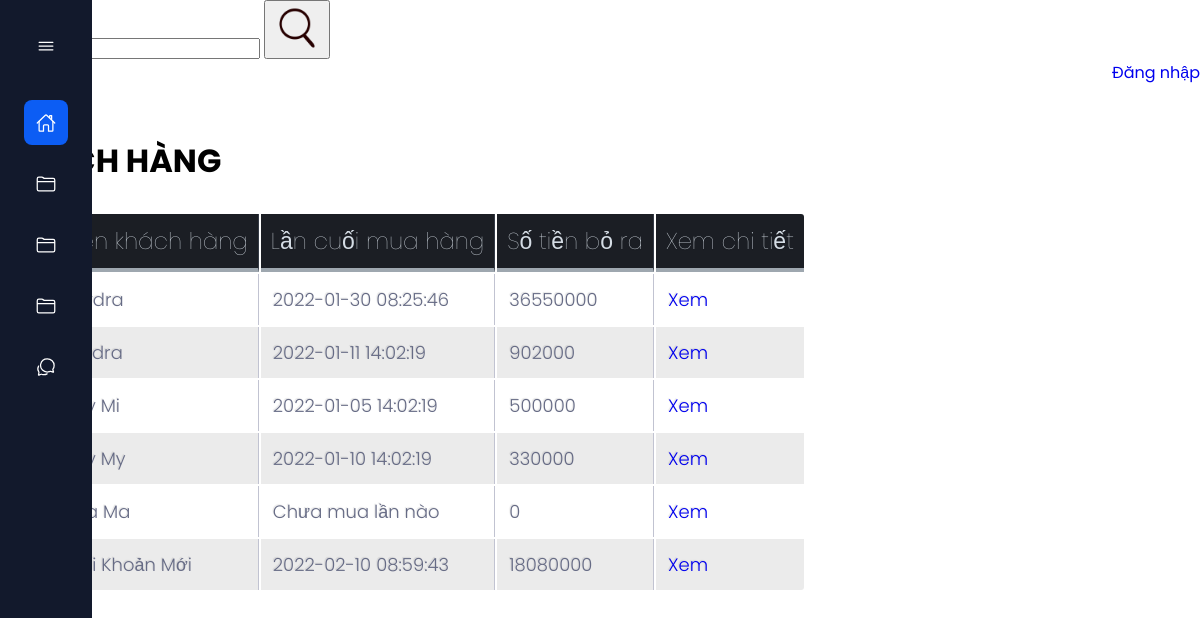
/admin/customers/index.php (signed in), run on the app's committed database.
### tables this page shows
CREATE TABLE `customers` (
  `id` int NOT NULL,
  `name` varchar(200) NOT NULL,
  `gender` varchar(200) NOT NULL,
  `dob` date NOT NULL,
  `email` varchar(200) NOT NULL,
  `password` varchar(200) NOT NULL,
  `token` varchar(200) DEFAULT NULL
);

### admin/customers/index.php (the view, shortened to what this page needs)
<!DOCTYPE html>
<html>
<head>
	<link rel="stylesheet" href="../index3.css">
	<link rel="stylesheet" href="../style_validate1.css">
	<link rel="stylesheet" type="text/css" href="../style_table.css">
</head>
<?php require '../connect_database.php';
if ( empty($_GET['index_page']) ) {
	$index_page = 1;
} else {
	$index_page = $_GET['index_page'];
}
$sql_count_customers = "SELECT count(*) FROM customers";
$count_customers = mysqli_fetch_array(mysqli_query($connect_database, $sql_count_customers))['count(*)'];
$customers_per_page = 14;
$pages = ceil($count_customers / $customers_per_page);
$customers_skipped = ( $index_page - 1) * $customers_per_page;
$sql_select_customers = "
	SELECT customers.id as 'id', customers.name as 'name', IFNULL(sum(receipts.total),0) as 'money', IFNULL(MAX(receipts.order_time), 'Chưa mua lần nào') as 'last_time'
	FROM receipts
	RIGHT JOIN customers ON receipts.customer_id = customers.id
	GROUP BY customers.id
	LIMIT $customers_per_page
	OFFSET $customers_skipped
";
$query_sql_select_customers = mysqli_query($connect_database, $sql_select_customers);
?>
<body>
<?php require '../menu.php'; ?>
<div class="top">
	<div class = "search">
		<form class = "form_search">
			<input type="search" name="search" value = "<?php echo $content_search ?>">
			<button>
				<img src="../style/style_image/icon_search.png" width="50px">
			</button>
		</form>
	</div>
	<div class = "login">
		<a class = "login" href="https://google.com">Đăng nhập</a>
	</div>
</div>
<div class = "bot">
	<div class = "header">
		<h1 class = "header" >KHÁCH HÀNG</h1>
	</div>
	<br>
	<?php require '../validate.php' ?>
	<table class = "table">
		<tr>
			<th>Mã</th>
			<th>Tên khách hàng</th>
			<th>Lần cuối mua hàng</th>
			<th>Số tiền bỏ ra</th>
			<th>Xem chi tiết</th>
		</tr>
		<?php foreach ($query_sql_select_customers as $each_customer) { ?>
		<tr>
			<td><?php echo $each_customer['id'] ?></td>
			<td><?php echo $each_customer['name'] ?></td>
			<td><?php echo $each_customer['last_time'] ?></td>
			<td><?php echo $each_customer['money'] ?></td>
			<td>
				<a href="detail_customer.php?id=<?php echo $each_customer['id'] ?>">Xem</a>
			</td>
		</tr>
		<?php } ?>
	</table>
	<?php for ( $i = 1; $i <= $pages; $i++) {  ?>
		<a href="?index_page=<?php echo $i ?>"><?php echo $i ?></a>
	<?php } ?>
</div>
</body>
</html>

### admin/index3.css (style rules this page uses)
body { padding: 0px; margin: 0px; }
.search { display: flex; justify-content: flex-start; }
.login { display: flex; justify-content: flex-end; }
.header { margin-top: 25px; background-color: white; padding: 1px; }

### admin/style_table.css (style rules this page uses)
th { color:#D5DDE5;; background:#1b1e24; border-bottom:4px solid #9ea7af; border-right: 1px solid #343a45; font-size:23px; font-weight: 100; padding:10px; text-align:left; text-shadow: 0 1px 1px rgba(0, 0, 0, 0.1); vertical-align:middle; }
th:first-child { border-top-left-radius:3px; }
th:last-child { border-top-right-radius:3px; border-right:none; }
tr { border-top: 1px solid #C1C3D1; border-bottom-: 1px solid #C1C3D1; color:#666B85; font-size:16px; font-weight:normal; text-shadow: 0 1px 1px rgba(256, 256, 256, 0.1); }
tr:first-child { border-top:none; }
tr:last-child { border-bottom:none; }
tr:nth-child(odd) td { background:#EBEBEB; }
tr:last-child td:first-child { border-bottom-left-radius:3px; }
tr:last-child td:last-child { border-bottom-right-radius:3px; }
td { background:#FFFFFF; padding:12px; text-align:left; vertical-align:middle; font-weight:300; font-size:18px; text-shadow: -1px -1px 1px rgba(0, 0, 0, 0.1); border-right: 1px solid #C1C3D1; }
td:last-child { border-right: 0px; }

### admin/style_menu.css (style rules this page uses)
:root { --nav-width: 92px; --first-color: #0C5DF4; --bg-color: #12192C; --sub-color: #B6CEFC; --white-color: #FFF; --body-font: 'Poppins', sans-serif; --normal-font-size: 1rem; --small-font-size: .875rem; --z-fixed: 100; }
*,::before,::after { box-sizing: border-box; }
body { position: relative; margin: 0; padding: 2rem 0 0 6.75rem; font-family: var(--body-font); font-size: var(--normal-font-size); transition: .5s; }
h1 { margin: 0; }
a { text-decoration: none; }

### admin/index1.css (style rules this page uses)
body { padding: 0px; margin: 0px; }
.search { display: flex; justify-content: flex-start; }
.login { display: flex; justify-content: flex-end; }
.header { margin-top: 25px; background-color: white; padding: 1px; }

### data on the page
customers: name "Hydra", last_time "2022-01-30 08:25:46", money "36550000"
customers: name "hydra", last_time "2022-01-11 14:02:19", money "902000"
customers: name "My Mi", last_time "2022-01-05 14:02:19", money "500000"
customers: name "My My", last_time "2022-01-10 14:02:19", money "330000"
customers: name "Ma Ma", last_time "Chưa mua lần nào", money "0"
customers: name "Tài Khoản Mới", last_time "2022-02-10 08:59:43", money "18080000"
